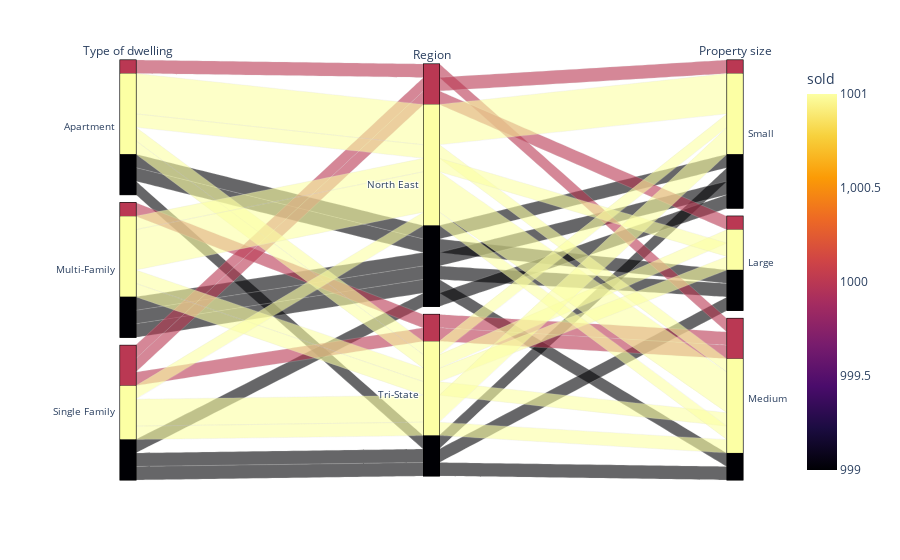

The notebook cell this image was saved under:
### Code cell
# Plot data using parallel_categories
px.parallel_categories(df, 
                       dimensions=["type", "region", "prop_size"],
                       color="sold",
                       color_continuous_scale=px.colors.sequential.Inferno,
                       labels={"type": "Type of dwelling",
                               "region": "Region",
                               "prop_size": "Property size"})

### Figure 1 — Plotly figure (JSON) as saved in the notebook; plotly's stock layout.template omitted (floating-point values rounded to 4 significant figures)
{"data": [{"dimensions": [{"label": "Type of dwelling", "values": ["Apartment", "Multi-Family", "Single Family", "Apartment", "Single Family", "Apartment", "Apartment", "Single Family", "Single Family", "Apartment", "Apartment", "Multi-Family", "Multi-Family", "Single Family", "Single Family", "Single Family", "Single Family", "Apartment", "Multi-Family", "Multi-Family", "Single Family", "Apartment", "Apartment", "Multi-Family", "Multi-Family", "Multi-Family", "Apartment", "Multi-Family", "Multi-Family", "Single Family"]}, {"label": "Region", "values": ["North East", "Tri-State", "North East", "North East", "Tri-State", "North East", "North East", "Tri-State", "Tri-State", "North East", "Tri-State", "North East", "North East", "North East", "Tri-State", "Tri-State", "Tri-State", "Tri-State", "North East", "North East", "North East", "Tri-State", "North East", "North East", "North East", "Tri-State", "North East", "North East", "Tri-State", "North East"]}, {"label": "Property size", "values": ["Small", "Large", "Large", "Small", "Medium", "Small", "Large", "Large", "Small", "Medium", "Large", "Medium", "Small", "Medium", "Medium", "Medium", "Small", "Small", "Medium", "Medium", "Small", "Small", "Medium", "Large", "Medium", "Medium", "Small", "Large", "Medium", "Small"]}], "domain": {"x": [0, 1], "y": [0, 1]}, "line": {"color": [1001, 1001, 1000, 999, 1001, 1001, 999, 999, 1001, 1000, 1001, 1001, 999, 1001, 1000, 999, 1001, 1001, 1001, 999, 1000, 999, 1001, 1001, 1001, 1001, 1001, 999, 1000, 999], "coloraxis": "coloraxis"}, "name": "", "type": "parcats"}], "layout": {"autosize": true, "coloraxis": {"colorbar": {"title": {"text": "sold"}}, "colorscale": [[0, "#000004"], [0.1111, "#1b0c41"], [0.2222, "#4a0c6b"], [0.3333, "#781c6d"], [0.4444, "#a52c60"], [0.5556, "#cf4446"], [0.6667, "#ed6925"], [0.7778, "#fb9b06"], [0.8889, "#f7d13d"], [1, "#fcffa4"]]}, "legend": {"tracegroupgap": 0}, "margin": {"t": 60}}}
